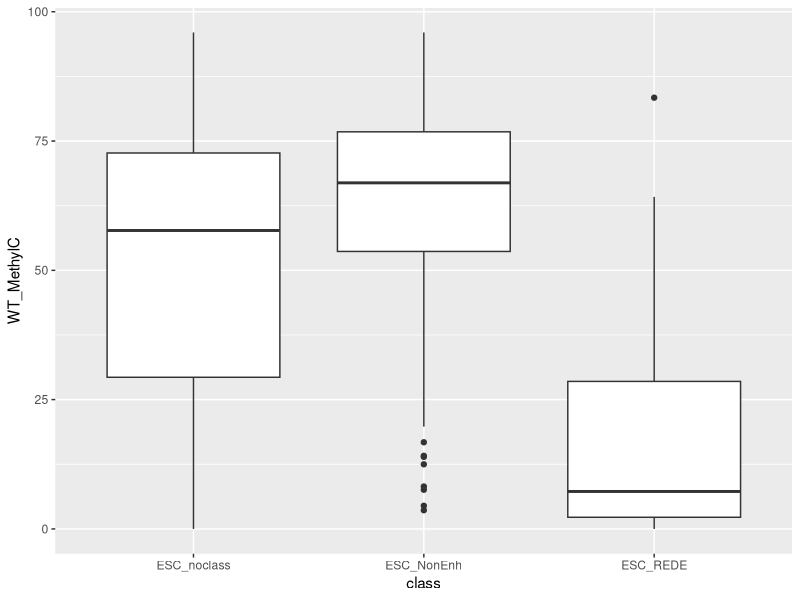
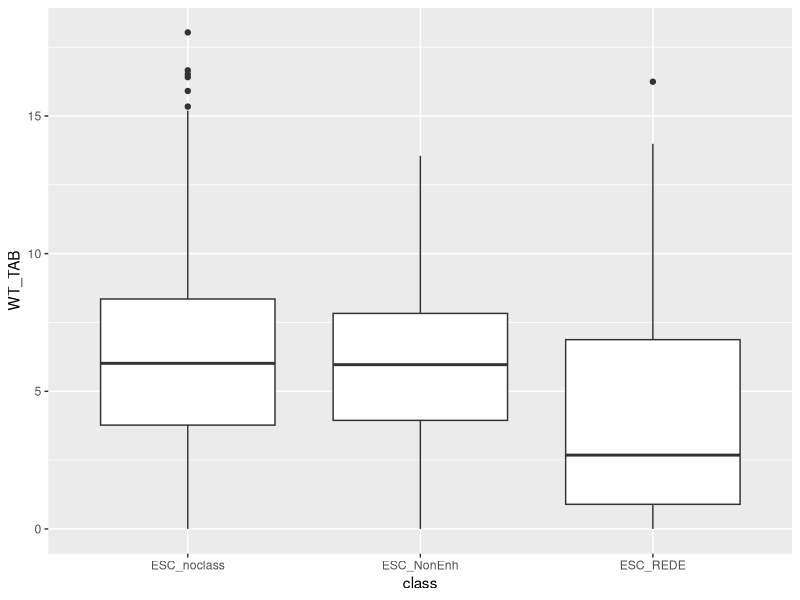

Generate these figures, in order, with R:
####Inputs####
#Set working directory
setwd("~/todd/Methylation/")

#load R packages
library(ggplot2)

##Methylation data processed by Seqmonk
#min CpGs = 3
#min read count = 10
#liftOver to mm10 assembly
meth=read.delim("./Hon_TE_BSpipeline_mm10.txt")


####Script####

##Plots as seen in Figure 2 D
gg=ggplot(meth,aes(y=WT_MethylC,x=class))+geom_boxplot()
plot(gg)

gg=ggplot(meth,aes(y=WT_TAB,x=class))+geom_boxplot()
plot(gg)

